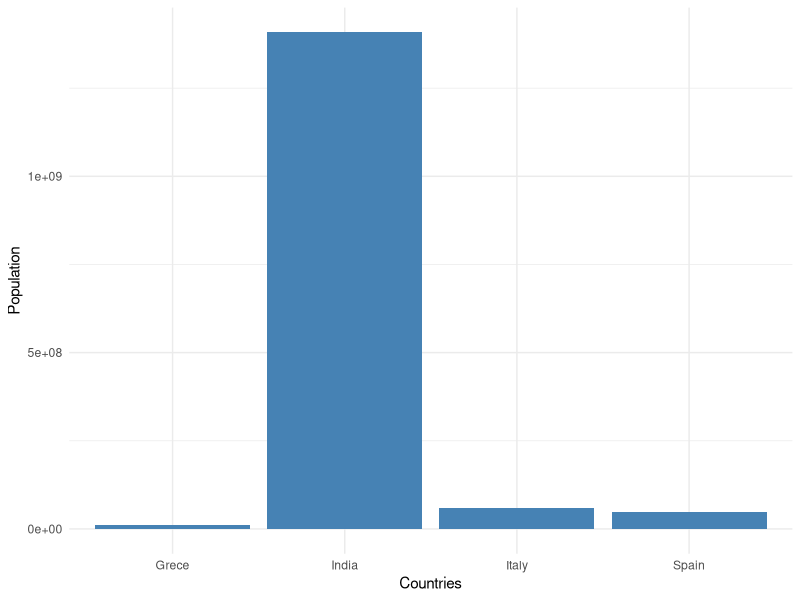

The R source for this figure:
## ---- chunk 1
print("Hello:)")
## ---- chunk 2
library(tidyverse)
library(ggplot2)

Countries <- c("India", "Italy", "Grece", "Spain")
Population <- c(1408000000, 59110000, 10640000, 47420000)
df <- data.frame(unlist(Countries), unlist(Population))
plot <- ggplot(data = df, aes(x = Countries, y = Population)) +
  geom_bar(stat="identity", fill="steelblue")+
  theme_minimal()
plot
## ---- chunk 3
print("Hello World")
## ---- chunk 4
print("fewcodechunks")
